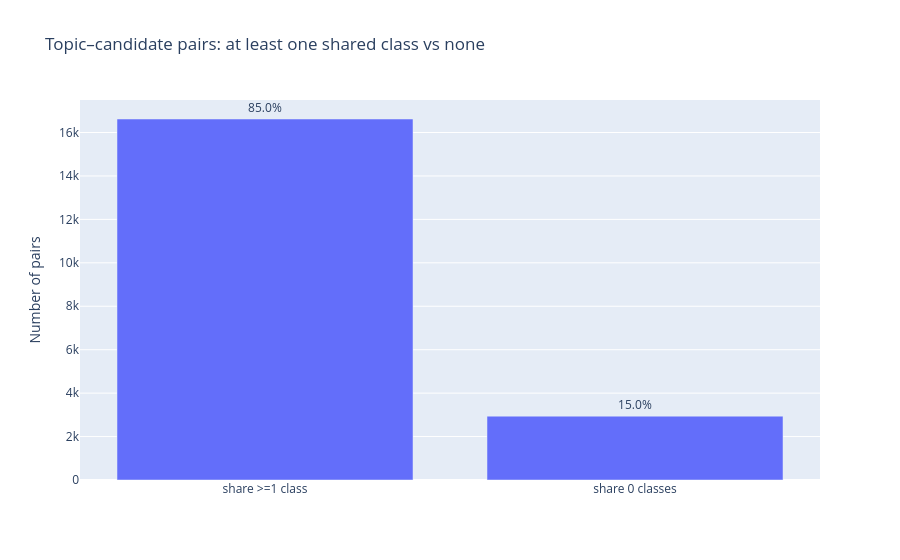

Notebook cell for this chart:
### Code cell
share_counts = (
    (topics_df["n_common_ipcrs"] > 0)
    .map({True: "share >=1 class", False: "share 0 classes"})
    .value_counts()
    .rename_axis("pair_type")
    .reset_index(name="count")
)

share_counts["pct"] = 100 * share_counts["count"] / share_counts["count"].sum()
share_counts["label"] = share_counts["pct"].map(lambda x: f"{x:.1f}%")

fig = px.bar(
    share_counts,
    x="pair_type",
    y="count",
    text="label",
    title="Topic–candidate pairs: at least one shared class vs none"
)
fig.update_traces(textposition="outside")
fig.update_layout(xaxis_title="", yaxis_title="Number of pairs")
fig.show()

### Figure 1 — Plotly figure (JSON) as saved in the notebook; plotly's stock layout.template omitted (floating-point values rounded to 4 significant figures)
{"data": [{"hovertemplate": "pair_type=%{x}<br>count=%{y}<br>label=%{text}<extra></extra>", "legendgroup": "", "marker": {"color": "#636efa", "pattern": {"shape": ""}}, "name": "", "orientation": "v", "showlegend": false, "text": ["85.0%", "15.0%"], "textposition": "outside", "type": "bar", "x": ["share >=1 class", "share 0 classes"], "xaxis": "x", "y": [16622, 2940], "yaxis": "y"}], "layout": {"barmode": "relative", "legend": {"tracegroupgap": 0}, "title": {"text": "Topic–candidate pairs: at least one shared class vs none"}, "xaxis": {"anchor": "y", "domain": [0, 1], "title": {"text": ""}}, "yaxis": {"anchor": "x", "domain": [0, 1], "title": {"text": "Number of pairs"}}}}
